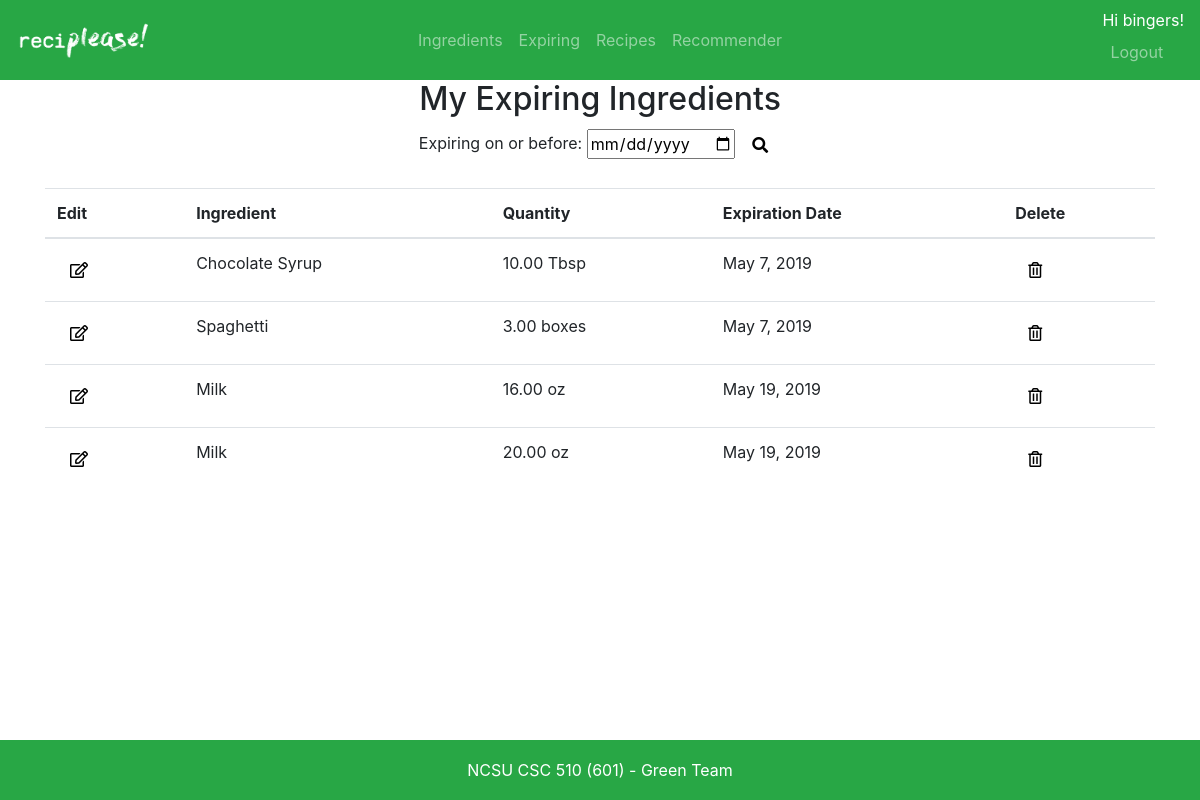
The page /ingredients/expiring/ (signed in) on the database as committed earlier.
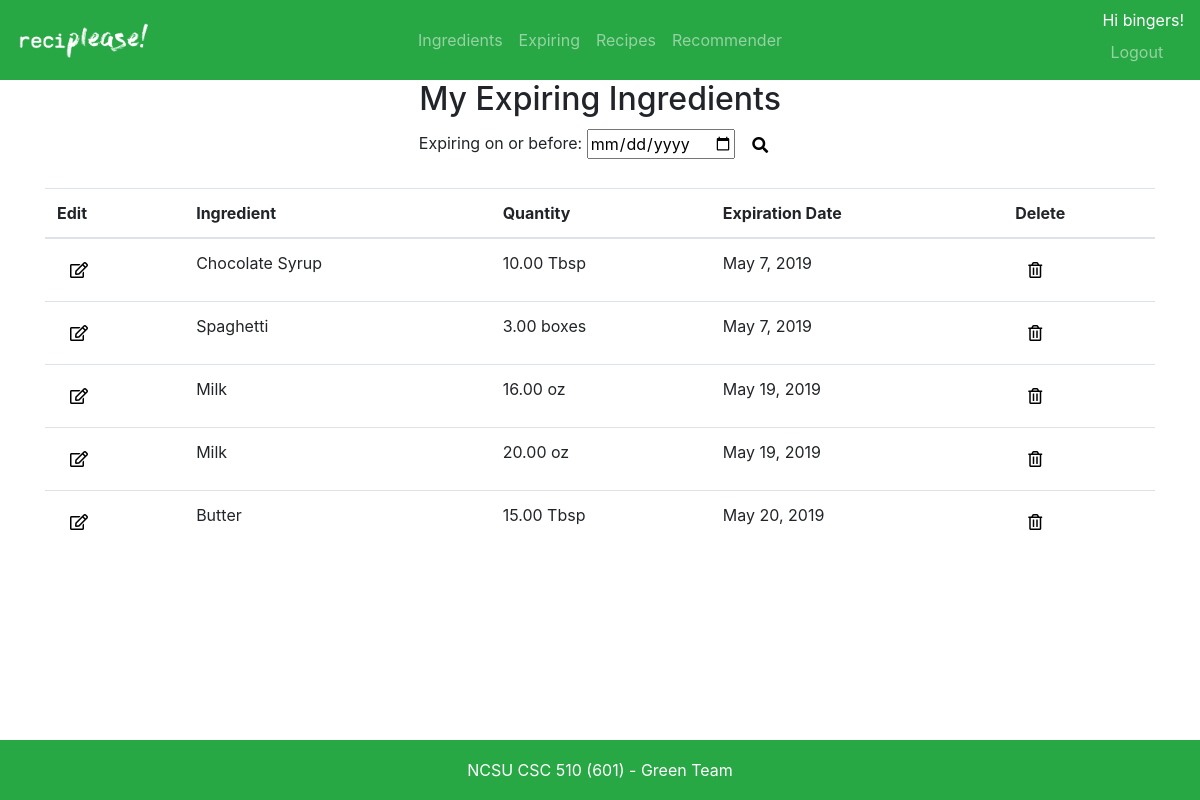
The same page on the database as committed later.
### ingredients/models.py (models this page shows, shortened)
class UserIngredient(models.Model):
    ingredient = models.ForeignKey('Ingredient', on_delete=models.SET_NULL, null=True)
    user =  models.ForeignKey(settings.AUTH_USER_MODEL, on_delete=models.CASCADE)
    quantity = models.DecimalField(max_digits=7, decimal_places=2, validators=[MinValueValidator(0)])
    exp_date = models.DateField(default=one_month_from_today, blank=True, null=True)

class Ingredient(models.Model):
    name = models.CharField(max_length=200)
    quantity_units = models.CharField(max_length=200) # Type of units for ingredient (oz, lbs, units, etc)
    class Meta:
        ordering = ['name']
    def __str__(self):
        return self.name

### ingredients/views.py (the view)
# urls.py: path('expiring/', views.expiring_ingredients, name='expiring_user_ingredient_list'),
def expiring_ingredients(request):
    expiring_user_ingredients = UserIngredient.objects.filter(user=request.user).select_related('ingredient').order_by('exp_date') # Get all ingredients for this user
    return render(request, 'ingredients/expiring_user_ingredient_list.html', {'expiring_user_ingredients': expiring_user_ingredients})

### ingredients/templates/ingredients/expiring_user_ingredient_list.html (shortened to what this page needs)
{% extends 'base.html' %}
{% block content %}
<div class="container">
    <h2 align="center">My Expiring Ingredients</h2>
    <form align="center" >
        Expiring on or before:
        <input type="date" id="expiry_date" name="exp_date">
        <button type="button" id="expiry_search" class="btn btn-default" style="background:none">
            <span class="fas fa-search"></span>
        </button>
    </form><br>
    <table class="table">
        <thead>
            <tr>
                <th scope="col">Edit</th>
                <th scope="col">Ingredient</th>
                <th scope="col">Quantity</th>
                <th scope="col">Expiration Date</th>
                <th scope="col">Delete</th>
            </tr>
        </thead>
        <tbody id="exp_table">
            {% for user_ingredient in expiring_user_ingredients %}
            <tr>
                <td>
                    <button type="button"  class="btn btn-default" style="background:none">
                        <a href="/ingredients/{{ user_ingredient.id }}/edit/"><span class="far fa-edit" style="color:#000000;"></span></a>
                    </button>
                </td>
                <td>{{ user_ingredient.ingredient }}</td>
                <td>{{ user_ingredient.quantity }} {{ user_ingredient.ingredient.quantity_units }}</td>
                <td>{{ user_ingredient.exp_date }}</td>
                <td>
                    <button type="button"  class="btn btn-default" style="background:none">
                        <a href="/ingredients/{{ user_ingredient.id }}/delete/"><span class="far fa-trash-alt" style="color:#000000;"></span></a>
                    </button>
                </td>
            </tr>
            {% endfor %}
        </tbody>
    </table>
</div>
{% endblock %}

Rows that differ between the two databases and show on the page:
added UserIngredient: ingredient "Butter", quantity "15.00", ingredient.quantity_units "Tbsp", exp_date "May 20, 2019"
